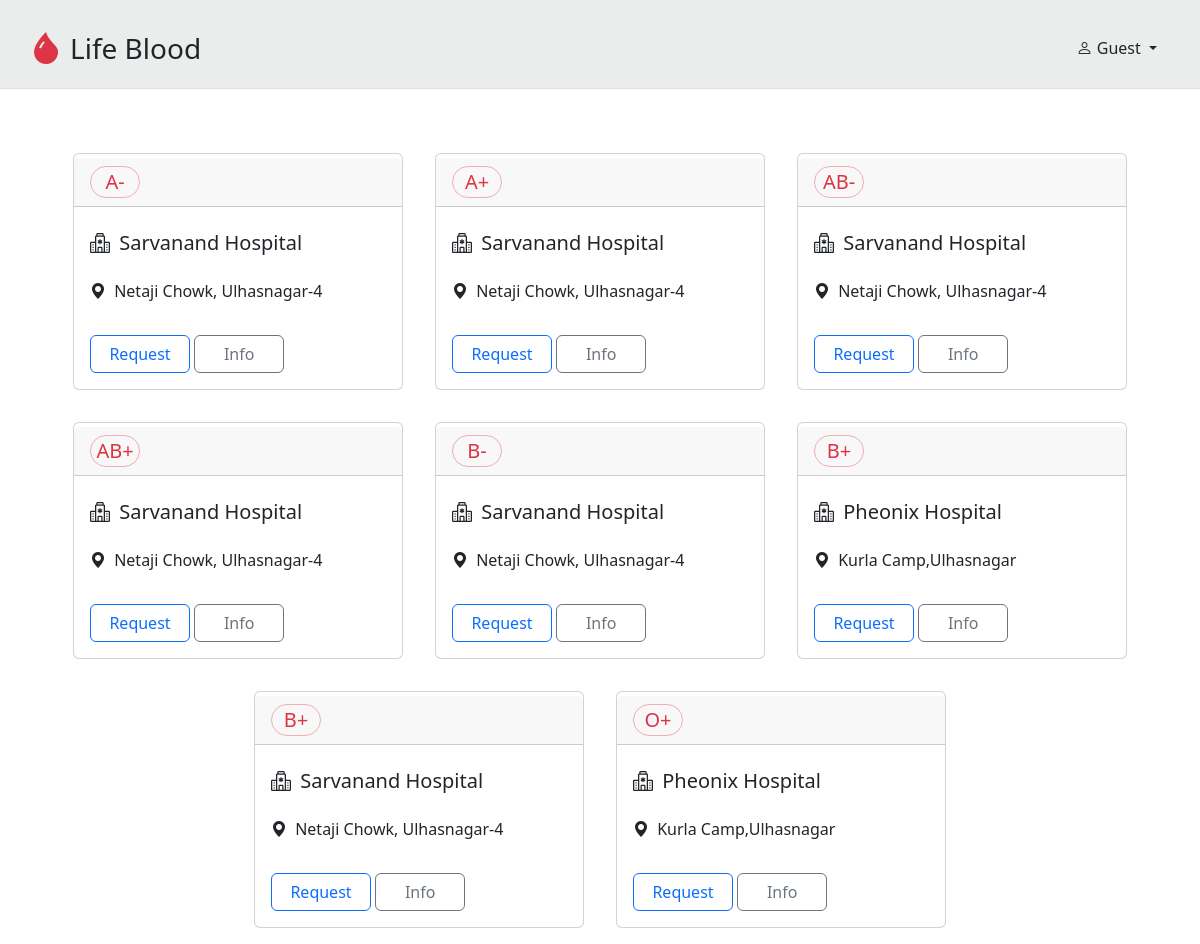
The page /availablesamples.php on the database its author committed.
### tables this page shows
CREATE TABLE `bloodbank` (
  `bloodgroup` varchar(3) NOT NULL,
  `amount` int(11) NOT NULL,
  `username` varchar(20) NOT NULL
);

CREATE TABLE `hospital` (
  `username` varchar(20) NOT NULL,
  `password` varchar(16) NOT NULL,
  `hospitalname` text NOT NULL,
  `address` text NOT NULL,
  `email` text NOT NULL,
  `number` text NOT NULL
);

### availablesamples.php (the view, shortened to what this page needs)
<?php
    $query = "SELECT * FROM bloodbank WHERE amount>0";
    $result = mysqli_query($conn, $query);
    $bloodbankinfo = mysqli_fetch_all($result, MYSQLI_ASSOC);
    $query = "SELECT DISTINCT username FROM bloodbank";
    $result = mysqli_query($conn, $query);
    $hospitals = [];
    while ($row = $result->fetch_row()) {
        $hospitals[] = $row[0];
    }
    $hospitalsinfo = [];
    foreach($hospitals as $hospital){
        $query = "SELECT * FROM hospital WHERE username='$hospital'";
        $result = mysqli_query($conn, $query);
        while($row = $result->fetch_row()){
            $hospitalsinfo[$hospital]  = $row;
        }
    }
    if(isset($_SESSION['as'])){
        if($_SESSION['as']=='hospital'){
            if(isset($_SESSION['username'])){
                $username = $_SESSION['username'];
            }else{
                header('Location: login.php');
            }
        }elseif($_SESSION['as']=='receiver'){
            if(isset($_SESSION['user'])){
                $username = $_SESSION['user'];
            }else{
                header('Location: login.php');
            }
        }else{
            $username = 'Guest';
        }
    }else{
        $username = 'Guest';
    }
?>
<!DOCTYPE html>
<html lang="en">
<head>
    <link href="https://cdn.jsdelivr.net/npm/bootstrap@5.3.2/dist/css/bootstrap.min.css" rel="stylesheet">
    <link rel="stylesheet" href="https://cdn.jsdelivr.net/npm/bootstrap-icons@1.11.2/font/bootstrap-icons.min.css">
</head>
<body>
    <nav class="border-bottom" style="background-color:#ebedec">
        <div class="container pt-4 pb-3 d-flex justify-content-between align-items-center px-sm-0 px-2">
            <a href="index.php" class="navbar-brand d-flex align-items-center ps-2 ps-sm-0"><i class="bi bi-droplet-fill text-danger fs-2"></i><span class="fs-3 ms-2">Life Blood</span></a>
            <div class="dropdown">
                <button class="btn dropdown-toggle" type="button" data-bs-toggle="dropdown" aria-expanded="false">
                    <i class="bi bi-person"></i> <?php echo $username?>
                </button>
            </div>
        </div>
    </nav>
    <main class="container d-flex flex-wrap pt-5 justify-content-center">
        <?php foreach($bloodbankinfo as $item):?>
            <?php
                $hos = $item['username'];
                $bloodgroup = $item['bloodgroup'];
                $len = strlen($bloodgroup)-1;
                $bg = substr($bloodgroup, 0, $len);
                $last = $bloodgroup[-1];
                $c = $last=='+'?'plus':'minus';
                $bg = $bg.$c;
                $hos = $hos.$bg;
                $btntext = "Request";
                $color = "btn-outline-primary";
                $disable = 0;
            ?>
            <div class="card m-3" style="width:330px;">
                <div class="card-header fs-5 d-flex align-items-center my-1"><p class="rounded-pill border border-danger-subtle text-danger text-center m-0" style="width:50px;"><?php echo $item['bloodgroup']?><p></div>
                <div class="card-body">
                    <h5 class="card-title fw-normal pt-1"><i class="bi bi-hospital me-1"></i> <?php echo $hospitalsinfo[$item['username']][2]?></h5>
                    <p class="card-text fs-6 py-3"><i class="bi bi-geo-alt-fill me-1"></i> <?php echo $hospitalsinfo[$item['username']][3]?></p>
                    <button class="btn <?php echo !$disable?null:'disabled'?> <?php echo $color?>" data-bs-toggle="modal" data-bs-target="#<?php echo $hos?>-Modal" style="width:100px;"><?php echo $btntext?></button>
                    <button class="btn btn-outline-secondary" data-bs-toggle="modal" data-bs-target="#<?php echo $hos?>Modal" style="width:90px;">Info</button>
                </div>
            </div>
        <?php endforeach;?>
    </main>
</body>
</html>

### rows shown on the page
bloodbank: bloodgroup "A-", username.hospitalname "Sarvanand Hospital", username.address "Netaji Chowk, Ulhasnagar-4", btntext "Request"
bloodbank: bloodgroup "A+", username.hospitalname "Sarvanand Hospital", username.address "Netaji Chowk, Ulhasnagar-4", btntext "Request"
bloodbank: bloodgroup "AB-", username.hospitalname "Sarvanand Hospital", username.address "Netaji Chowk, Ulhasnagar-4", btntext "Request"
bloodbank: bloodgroup "AB+", username.hospitalname "Sarvanand Hospital", username.address "Netaji Chowk, Ulhasnagar-4", btntext "Request"
bloodbank: bloodgroup "B-", username.hospitalname "Sarvanand Hospital", username.address "Netaji Chowk, Ulhasnagar-4", btntext "Request"
bloodbank: bloodgroup "B+", username.hospitalname "Pheonix Hospital", username.address "Kurla Camp,Ulhasnagar", btntext "Request"
bloodbank: bloodgroup "B+", username.hospitalname "Sarvanand Hospital", username.address "Netaji Chowk, Ulhasnagar-4", btntext "Request"
bloodbank: bloodgroup "O+", username.hospitalname "Pheonix Hospital", username.address "Kurla Camp,Ulhasnagar", btntext "Request"

### other values the page prints
$username "Guest"
